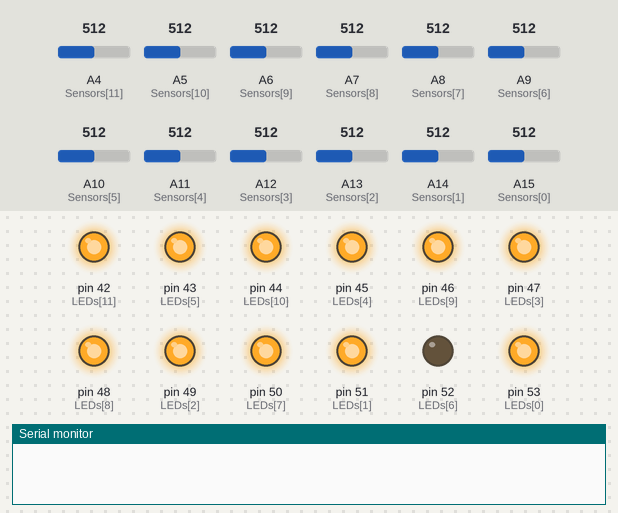
Bench run of a sketch on a simulated Arduino Mega 2560, built with avr-gcc and run on an emulated ATmega2560. Parts: output pins drawn as LEDs (lit = HIGH), the last lines printed to the serial monitor. The test bench sets the inputs (shaded band); at power-on: A4 (Sensors[11]) = 512, A5 (Sensors[10]) = 512, A6 (Sensors[9]) = 512, A7 (Sensors[8]) = 512, A8 (Sensors[7]) = 512, A9 (Sensors[6]) = 512, A10 (Sensors[5]) = 512, A11 (Sensors[4]) = 512, A12 (Sensors[3]) = 512, A13 (Sensors[2]) = 512, A14 (Sensors[1]) = 512, A15 (Sensors[0]) = 512.

Above: at 0.17 s.
At 4.72 s:
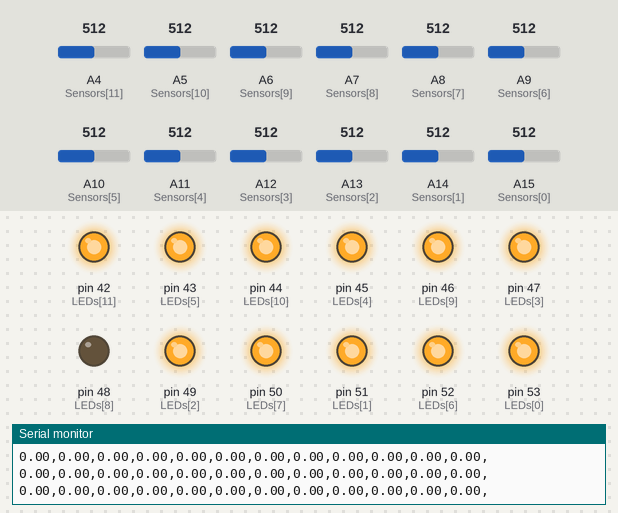
At 9.63 s:
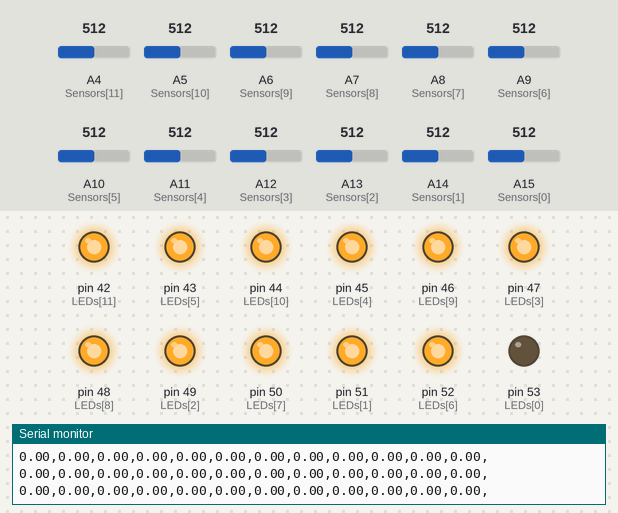
At 19.52 s:
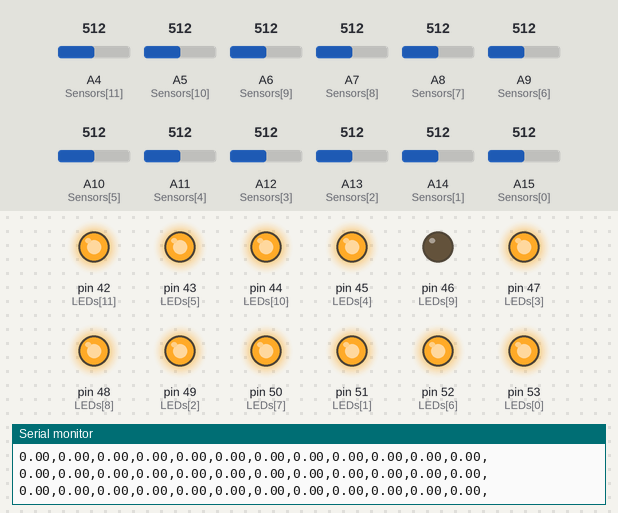
At 29.05 s:
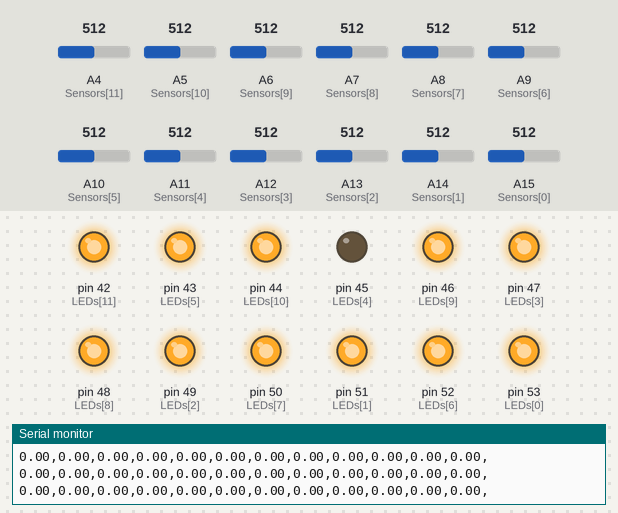
At 39.54 s:
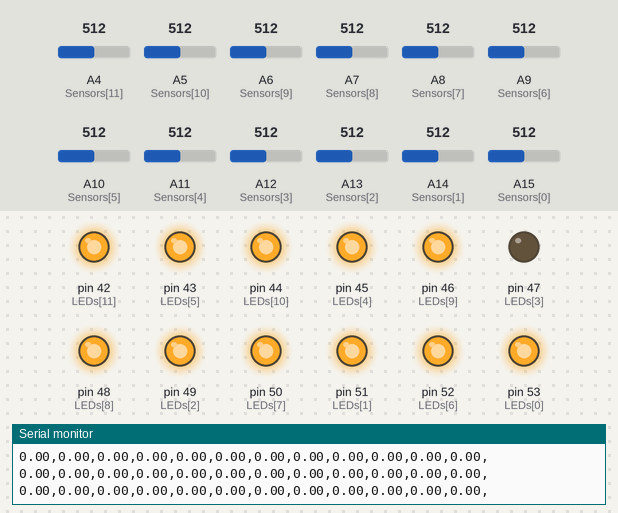
Timing chart, 0 to 39.8 s (numbered marks = the images above):
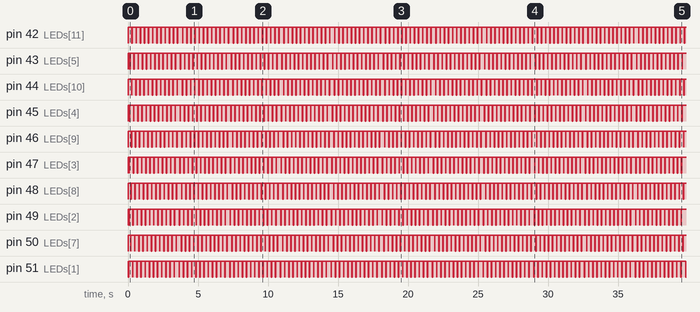

Measured:
- by itself, pin 42 (LEDs[11]), pin 43 (LEDs[5]), pin 44 (LEDs[10]), pin 45 (LEDs[4]), pin 46 (LEDs[9]), pin 47 (LEDs[3]), pin 48 (LEDs[8]), pin 49 (LEDs[2]), pin 50 (LEDs[7]), pin 51 (LEDs[1]), pin 52 (LEDs[6]), pin 53 (LEDs[0]): alternates HIGH for 0.27 s and LOW for 0.02 s

The sketch:

Light-Skin-Arduino-Testing.ino
```cpp
#include "SimpleKalmanFilter.h"
#define cbi(sfr, bit) (_SFR_BYTE(sfr) &= ~_BV(bit))
#define sbi(sfr, bit) (_SFR_BYTE(sfr) |= _BV(bit))
#define LED_OFF HIGH
#define LED_ON LOW

/*const int LEDs[] = {
  27, 29, 31, 33, 35, 37, 39
};
const int Sensors[] = {
  A6, A5, A4, A3, A2, A1, A0
};*/
float vit[20];
const int LEDs[] = {
  //27, 29, 31, 33, 35, 37, 39
  // 51, 44 busted
  53, 51, 49, 47, 45, 43, 52, 50, 48, 46, 44, 42

};
const int Sensors[] = {
  //A6, A5, A4, A3, A2, A1, A0
  A15, A14, A13, A12, A11, A10, A9, A8, A7, A6, A5, A4
};

// Samples to be measured for each sensor measurement
const int SAMPLES = 20;
const int LEDs_num = sizeof(LEDs) / sizeof(int);
const int Sensors_num = sizeof(Sensors) / sizeof(int);
float zeroValues[Sensors_num];
float allValues_Old[LEDs_num][Sensors_num];
float allValues_delta[LEDs_num][Sensors_num];
float allValues[LEDs_num][Sensors_num];
int lastLED = LEDs[0];
long sum;
float value;
int l, s, i; // Inner loop variables; so they don't need to be reallocated every time
//char buf[15]; // faster printing
//char out[500];
const char* comma = ",";
SimpleKalmanFilter kf = SimpleKalmanFilter(1, 1, 0.05);

void setup() {
  // Increase ADC sampling rate according to
  // https://yaab-arduino.blogspot.de/2015/02/fast-sampling-from-analog-input.html
  sbi(ADCSRA, ADPS2);
  cbi(ADCSRA, ADPS1);
  cbi(ADCSRA, ADPS0);

  // Increase resolution of ADCs in the relevant value range
  //analogReference(DEFAULT);//INTERNAL1V1);
  analogReference(DEFAULT);//INTERNAL1V1);
  for(int i = 0; i < LEDs_num; i++){
    pinMode(LEDs[i], OUTPUT);
    digitalWrite(LEDs[i], LED_OFF);
  }
  for(int i = 0; i < Sensors_num; i++){
    pinMode(Sensors[i], INPUT);
  }

  Serial.begin(1000000);
  while (!Serial) {
    ; // wait for serial port to connect. Needed for native USB
  }
}

void loop() {
  long t0, t;
  t0 = micros();
  int led, sensor;
  // Take a "snapshot": measure all the LED / Sensor combinations

  // Measure all sensors for their zero-values while LEDs are off
  for(s = 0; s < Sensors_num; s++){
    sensor = Sensors[s];
    // Read sensor once to switch ADC circuit to this pin (discard result)
    analogRead(sensor);

    sum = 0;
    for(i = 0; i < SAMPLES; i++){
      long v = analogRead(sensor);
      sum += v;
      //Serial.println(v);
    }
    value = (float) sum / SAMPLES;
    //Serial.println(value);
    zeroValues[s] = value;
  }


// Measure all sensors
    for(s = 0; s < Sensors_num; s++){
      sensor = Sensors[s];

      for(l = 0; l < LEDs_num; l++){
        led = LEDs[l];

    // switch to new LED

        digitalWrite(lastLED, LED_OFF);
        //delay(30);
        digitalWrite(led, LED_ON);
        delay(4);


     /* Serial.print("Reading sensor ");
      Serial.print(Sensors[s]);
      Serial.print(" for LED ");
      Serial.print(led);*/
      // Read sensor once to switch ADC circuit to this pin (discard result)
      analogRead(sensor);

      sum = 0;

      const int vit_leng = sizeof(vit) / sizeof(int);
      for(i = 0; i < SAMPLES; i++){
        long v = analogRead(sensor);
        vit[i] = v;
        sum += v;
        delay(1);
        //Serial.println(v);
      }


     /* if (s == 1){
        for (int i = 0; i < 20; i++){
          Serial.println(vit[i]);
        }
      }*/
      value = (float) sum / SAMPLES;
      // Save last measurements for comparison
      allValues_Old[l][s] = allValues[l][s];
      //Serial.println(value);
      //Serial.println(zeroValues[s]);
      allValues[l][s] = max(0, value - zeroValues[s]);
      //Serial.print(" : ");
      //Serial.println(allValues[l][s]);
      //Serial.println("-------------------");
      lastLED = led;
      digitalWrite(lastLED, LED_OFF);
    }


  }
   digitalWrite(lastLED, LED_OFF);

/*-------------------------------------------------*/
  // Print the measurements to Serial
 /*Serial.print("Matrix snapshot: ");
  //Serial.print(LEDs_num);
  Serial.print("x");
  //Serial.print(Sensors_num);
  Serial.println();

int next_sensor = 0;
  for(s = 0; s < Sensors_num; s++){
    Serial.print("  ");
    Serial.print(Sensors[next_sensor]);
    Serial.print(", ");
    next_sensor += 1;
  }

  int next_led = 27;
  Serial.println();

  for(l = 0; l < LEDs_num; l++){
    //Serial.print(next_led);
    Serial.print("  ");
    next_led += 2;
    for(s = 0; s < Sensors_num; s++){
      Serial.print(allValues[l][s], 2);
       //Serial.print(kf.updateEstimate(allValues[l][s]), 2);
      Serial.print(',');
    }
    Serial.println();
  }
  Serial.println();
  Serial.print(allValues[0][8],2);
  Serial.print(',');
  Serial.print(allValues[3][11],2);
  Serial.println();

/*-------------------------------------------------*/
// Print delta of measurements to Serial
/*Serial.print("Matrix of deltas; ");
Serial.print(LEDs_num);
Serial.print("x");
Serial.print(Sensors_num);
Serial.println();

next_sensor = 0;
  for(s = 0; s < Sensors_num; s++){
    Serial.print("  ");
    Serial.print(Sensors[next_sensor]);
    Serial.print(", ");
    next_sensor += 1;
  }

next_led = 53;
float largest_delta = 0;
  Serial.println();
  for(l = 0; l < LEDs_num; l++){
    Serial.print(next_led);
    Serial.print("  ");
    next_led += 2;
    for(s = 0; s < Sensors_num; s++){
      allValues_delta[l][s] = allValues[l][s] - allValues_Old[l][s];
      if (allValues_delta[l][s] < largest_delta){
        largest_delta = allValues_delta[l][s];
      }
      Serial.print(allValues_delta[l][s], 2);
      Serial.print(',');
    }
    Serial.println();
  }
  Serial.println();
  Serial.println(largest_delta);
  Serial.println("-------------------");

/*-------------------------------------------------*/
/*-------------------------------------------------*/
  // Print the measurements to Serial
 Serial.print("Snapshot: ");
  Serial.print(LEDs_num);
  Serial.print(',');
  Serial.print(Sensors_num);
  Serial.println();

  for(l = 0; l < LEDs_num; l++){
    for(s = 0; s < Sensors_num; s++){
      Serial.print(allValues[l][s], 2);
      //Serial.print(',');
      //Serial.print(kf.updateEstimate(allValues[l][s]), 2);
      Serial.print(',');
    }
    Serial.println();
  }
  Serial.println();
  /*-------------------------------------------------*/

  // Wait for the next snapshot to be taken
  delay(10);
}
```
